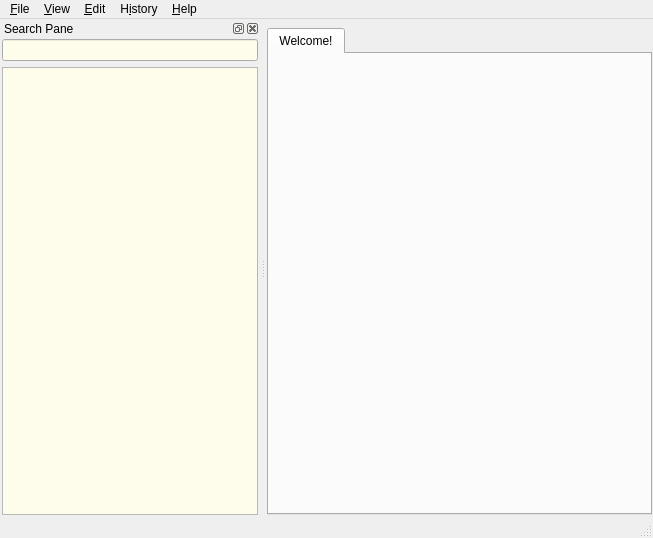
<?xml version="1.0" encoding="UTF-8"?>
<ui version="4.0">
 <class>MainWindow</class>
 <widget class="QMainWindow" name="MainWindow">
  <property name="geometry">
   <rect>
    <x>0</x>
    <y>0</y>
    <width>653</width>
    <height>538</height>
   </rect>
  </property>
  <property name="windowTitle">
   <string/>
  </property>
  <widget class="QWidget" name="centralWidget">
   <layout class="QHBoxLayout" name="horizontalLayout_2">
    <property name="leftMargin">
     <number>1</number>
    </property>
    <property name="rightMargin">
     <number>1</number>
    </property>
    <property name="bottomMargin">
     <number>1</number>
    </property>
    <item>
     <widget class="QTabWidget" name="tabWidget">
      <property name="currentIndex">
       <number>0</number>
      </property>
      <property name="iconSize">
       <size>
        <width>16</width>
        <height>16</height>
       </size>
      </property>
      <property name="elideMode">
       <enum>Qt::ElideRight</enum>
      </property>
      <widget class="QWidget" name="tab">
       <attribute name="title">
        <string>Welcome!</string>
       </attribute>
       <layout class="QHBoxLayout" name="horizontalLayout_4">
        <property name="margin">
         <number>0</number>
        </property>
       </layout>
      </widget>
     </widget>
    </item>
   </layout>
  </widget>
  <widget class="QMenuBar" name="menubar">
   <property name="geometry">
    <rect>
     <x>0</x>
     <y>0</y>
     <width>653</width>
     <height>23</height>
    </rect>
   </property>
   <widget class="QMenu" name="menuFile">
    <property name="title">
     <string>&amp;File</string>
    </property>
    <addaction name="pageSetup"/>
    <addaction name="printPreview"/>
    <addaction name="print"/>
    <addaction name="separator"/>
    <addaction name="saveArticle"/>
    <addaction name="separator"/>
    <addaction name="rescanFiles"/>
    <addaction name="separator"/>
    <addaction name="actionCloseToTray"/>
    <addaction name="quit"/>
   </widget>
   <widget class="QMenu" name="menu_Edit">
    <property name="title">
     <string>&amp;Edit</string>
    </property>
    <addaction name="dictionaries"/>
    <addaction name="preferences"/>
   </widget>
   <widget class="QMenu" name="menu_Help">
    <property name="title">
     <string>&amp;Help</string>
    </property>
    <addaction name="visitHomepage"/>
    <addaction name="visitForum"/>
    <addaction name="separator"/>
    <addaction name="about"/>
   </widget>
   <widget class="QMenu" name="menuView">
    <property name="title">
     <string>&amp;View</string>
    </property>
    <widget class="QMenu" name="menuZoom">
     <property name="title">
      <string>&amp;Zoom</string>
     </property>
    </widget>
    <addaction name="menuZoom"/>
   </widget>
   <widget class="QMenu" name="menuHistory">
    <property name="title">
     <string>H&amp;istory</string>
    </property>
    <addaction name="separator"/>
    <addaction name="clearHistory"/>
   </widget>
   <addaction name="menuFile"/>
   <addaction name="menuView"/>
   <addaction name="menu_Edit"/>
   <addaction name="menuHistory"/>
   <addaction name="menu_Help"/>
  </widget>
  <widget class="QStatusBar" name="statusbar"/>
  <widget class="QDockWidget" name="searchPane">
   <property name="windowTitle">
    <string>Search Pane</string>
   </property>
   <attribute name="dockWidgetArea">
    <number>1</number>
   </attribute>
   <widget class="SearchPaneWidget" name="searchPaneWidget">
    <property name="sizePolicy">
     <sizepolicy hsizetype="Preferred" vsizetype="Preferred">
      <horstretch>0</horstretch>
      <verstretch>0</verstretch>
     </sizepolicy>
    </property>
    <layout class="QVBoxLayout" name="verticalLayout">
     <property name="leftMargin">
      <number>2</number>
     </property>
     <property name="topMargin">
      <number>1</number>
     </property>
     <property name="rightMargin">
      <number>2</number>
     </property>
     <property name="bottomMargin">
      <number>1</number>
     </property>
     <item>
      <widget class="QLineEdit" name="translateLine">
       <property name="minimumSize">
        <size>
         <width>200</width>
         <height>0</height>
        </size>
       </property>
       <property name="baseSize">
        <size>
         <width>0</width>
         <height>0</height>
        </size>
       </property>
       <property name="palette">
        <palette>
         <active>
          <colorrole role="Base">
           <brush brushstyle="SolidPattern">
            <color alpha="255">
             <red>254</red>
             <green>253</green>
             <blue>235</blue>
            </color>
           </brush>
          </colorrole>
         </active>
         <inactive>
          <colorrole role="Base">
           <brush brushstyle="SolidPattern">
            <color alpha="255">
             <red>254</red>
             <green>253</green>
             <blue>235</blue>
            </color>
           </brush>
          </colorrole>
         </inactive>
         <disabled>
          <colorrole role="Base">
           <brush brushstyle="SolidPattern">
            <color alpha="255">
             <red>255</red>
             <green>255</green>
             <blue>255</blue>
            </color>
           </brush>
          </colorrole>
         </disabled>
        </palette>
       </property>
       <property name="frame">
        <bool>true</bool>
       </property>
      </widget>
     </item>
     <item>
      <widget class="QListWidget" name="wordList">
       <property name="palette">
        <palette>
         <active>
          <colorrole role="Base">
           <brush brushstyle="SolidPattern">
            <color alpha="255">
             <red>254</red>
             <green>253</green>
             <blue>235</blue>
            </color>
           </brush>
          </colorrole>
         </active>
         <inactive>
          <colorrole role="Base">
           <brush brushstyle="SolidPattern">
            <color alpha="255">
             <red>254</red>
             <green>253</green>
             <blue>235</blue>
            </color>
           </brush>
          </colorrole>
         </inactive>
         <disabled>
          <colorrole role="Base">
           <brush brushstyle="SolidPattern">
            <color alpha="255">
             <red>255</red>
             <green>255</green>
             <blue>255</blue>
            </color>
           </brush>
          </colorrole>
         </disabled>
        </palette>
       </property>
      </widget>
     </item>
    </layout>
   </widget>
  </widget>
  <action name="dictionaries">
   <property name="icon">
    <iconset resource="resources.qrc">
     <normaloff>:/icons/book.png</normaloff>:/icons/book.png</iconset>
   </property>
   <property name="text">
    <string>&amp;Dictionaries...</string>
   </property>
   <property name="shortcut">
    <string>F3</string>
   </property>
  </action>
  <action name="groups">
   <property name="icon">
    <iconset resource="resources.qrc">
     <normaloff>:/icons/playsound.png</normaloff>:/icons/playsound.png</iconset>
   </property>
   <property name="text">
    <string>&amp;Groups...</string>
   </property>
   <property name="shortcut">
    <string>F3</string>
   </property>
  </action>
  <action name="preferences">
   <property name="icon">
    <iconset resource="resources.qrc">
     <normaloff>:/icons/configure.png</normaloff>:/icons/configure.png</iconset>
   </property>
   <property name="text">
    <string>&amp;Preferences...</string>
   </property>
   <property name="shortcut">
    <string>F4</string>
   </property>
  </action>
  <action name="visitHomepage">
   <property name="text">
    <string>&amp;Homepage</string>
   </property>
  </action>
  <action name="about">
   <property name="text">
    <string>&amp;About</string>
   </property>
   <property name="toolTip">
    <string>About GoldenDict</string>
   </property>
   <property name="shortcut">
    <string>F1</string>
   </property>
  </action>
  <action name="quit">
   <property name="text">
    <string>&amp;Quit</string>
   </property>
   <property name="toolTip">
    <string>Quit from application</string>
   </property>
   <property name="shortcut">
    <string>Ctrl+Q</string>
   </property>
  </action>
  <action name="visitForum">
   <property name="text">
    <string>&amp;Forum</string>
   </property>
  </action>
  <action name="actionCloseToTray">
   <property name="text">
    <string>&amp;Close To Tray</string>
   </property>
   <property name="toolTip">
    <string>Minimizes the window to tray</string>
   </property>
   <property name="shortcut">
    <string>Ctrl+F4</string>
   </property>
  </action>
  <action name="saveArticle">
   <property name="icon">
    <iconset resource="resources.qrc">
     <normaloff>:/icons/filesave.png</normaloff>:/icons/filesave.png</iconset>
   </property>
   <property name="text">
    <string>&amp;Save Article</string>
   </property>
   <property name="toolTip">
    <string>Save Article</string>
   </property>
   <property name="shortcut">
    <string>F2</string>
   </property>
  </action>
  <action name="print">
   <property name="icon">
    <iconset resource="resources.qrc">
     <normaloff>:/icons/print.png</normaloff>:/icons/print.png</iconset>
   </property>
   <property name="text">
    <string>&amp;Print</string>
   </property>
   <property name="shortcut">
    <string>Ctrl+P</string>
   </property>
  </action>
  <action name="pageSetup">
   <property name="text">
    <string>Page Set&amp;up</string>
   </property>
  </action>
  <action name="printPreview">
   <property name="text">
    <string>Print Preview</string>
   </property>
  </action>
  <action name="rescanFiles">
   <property name="text">
    <string>Rescan Files</string>
   </property>
   <property name="shortcut">
    <string>Ctrl+F5</string>
   </property>
  </action>
  <action name="clearHistory">
   <property name="text">
    <string>&amp;Clear</string>
   </property>
  </action>
 </widget>
 <customwidgets>
  <customwidget>
   <class>SearchPaneWidget</class>
   <extends>QWidget</extends>
   <header>searchpanewidget.hh</header>
   <container>1</container>
  </customwidget>
 </customwidgets>
 <tabstops>
  <tabstop>translateLine</tabstop>
  <tabstop>tabWidget</tabstop>
 </tabstops>
 <resources>
  <include location="resources.qrc"/>
 </resources>
 <connections/>
</ui>
